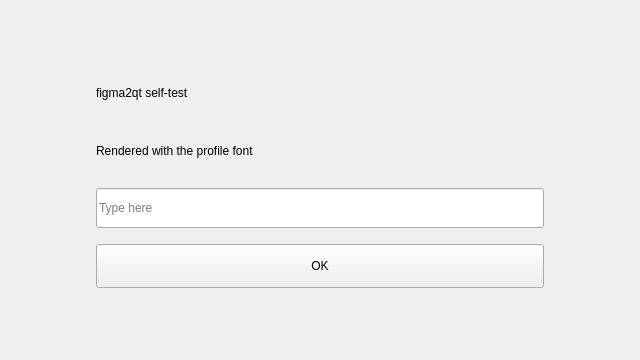
<?xml version="1.0" encoding="UTF-8"?>
<ui version="4.0">
 <class>SelfTestPage</class>
 <widget class="QWidget" name="SelfTestPage">
  <property name="geometry">
   <rect>
    <x>0</x>
    <y>0</y>
    <width>640</width>
    <height>360</height>
   </rect>
  </property>
  <property name="styleSheet">
   <string notr="true">#SelfTestPage * { font-family: "@FONT_FAMILY@"; }
#SelfTestPage { background-color: #0E1726; }
#cardWidget { background-color: rgba(16, 23, 38, 0.95); border: 1px solid rgba(255, 255, 255, 0.08); border-radius: 16px; }
#lblTitle { color: #FFFFFF; font-size: 28px; font-weight: 700; }
#lblHint { color: #6C7D93; font-size: 14px; font-weight: 400; }
#editName { background-color: #1B222C; border: 1px solid #2B3545; border-radius: 8px; padding-left: 12px; color: #FFFFFF; font-size: 14px; }
#btnOk { background-color: #1664FF; color: #FFFFFF; font-size: 16px; font-weight: 700; border-radius: 8px; border: none; }
#btnOk:hover { background-color: #337CFF; }</string>
  </property>
  <layout class="QVBoxLayout" name="rootLayout">
   <property name="leftMargin"><number>64</number></property>
   <property name="topMargin"><number>48</number></property>
   <property name="rightMargin"><number>64</number></property>
   <property name="bottomMargin"><number>48</number></property>
   <item>
    <widget class="QWidget" name="cardWidget">
     <layout class="QVBoxLayout" name="cardLayout">
      <property name="leftMargin"><number>32</number></property>
      <property name="topMargin"><number>24</number></property>
      <property name="rightMargin"><number>32</number></property>
      <property name="bottomMargin"><number>24</number></property>
      <property name="spacing"><number>16</number></property>
      <item>
       <widget class="QLabel" name="lblTitle">
        <property name="text"><string>figma2qt self-test</string></property>
       </widget>
      </item>
      <item>
       <widget class="QLabel" name="lblHint">
        <property name="text"><string>Rendered with the profile font</string></property>
       </widget>
      </item>
      <item>
       <widget class="QLineEdit" name="editName">
        <property name="minimumSize"><size><width>0</width><height>40</height></size></property>
        <property name="placeholderText"><string>Type here</string></property>
       </widget>
      </item>
      <item>
       <widget class="QPushButton" name="btnOk">
        <property name="minimumSize"><size><width>0</width><height>44</height></size></property>
        <property name="text"><string>OK</string></property>
       </widget>
      </item>
     </layout>
    </widget>
   </item>
  </layout>
 </widget>
 <resources/>
 <connections/>
</ui>
